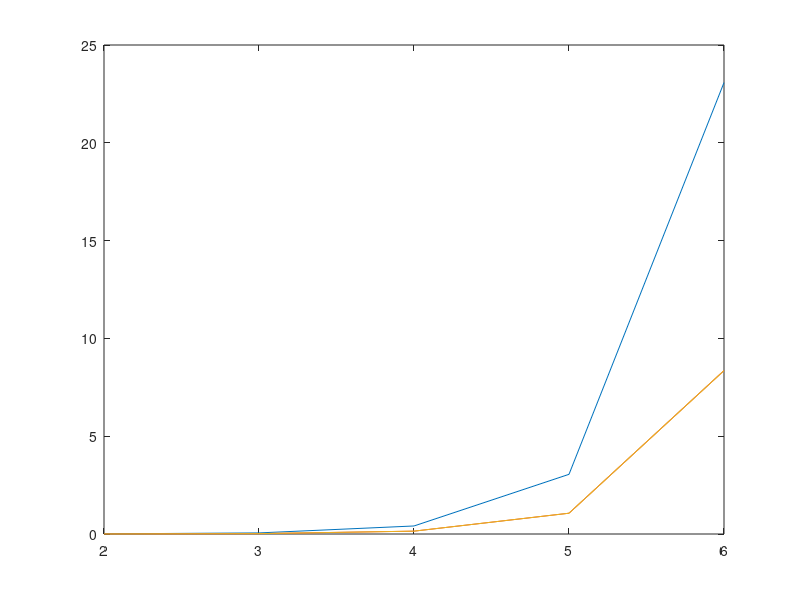

Recreate this plot in MATLAB.
clear
%close all

ct = 50;
snr=10000;
Mvec=[1:5];
D = 10;
height = 3; %d 
snrvec = [0:5 : 20];
sigmanoise = 10^(-12);
M=2;
f = 28e9; % 28 GHz
c = 3e8; % speed of light
lambda = c/f; % free space wavelength 
eta = (c/4/pi/f)^2;
D_leng =3*D;
Rtar = 2;
Rvec = [2:1:6];
  


for mi = 1 : length(Rvec) 
    Rtar = Rvec(mi);
    eps = sigmanoise/eta*(exp(M*Rtar)-1);
    snr = 10^((snrvec(mi)-30)/10); 
    sum1=0;sum2=0;sum3=0;sum4=0;sum5=0; sum6=0;
    r_all = zeros(M,ct);
    r_all_pin = zeros(M,ct);
    r_all_pin2 = zeros(M,ct);
    for i = 1 : ct    
        loc = zeros(M,2);
        %without cluster
        loc(:,1) = D_leng*rand(M,1)-D_leng/2; %length  
        loc(:,2) = D*rand(M,1)-D/2; %width,
        %with cluster
        %loc(:,2) = D/8*rand(M,1)-D/4; %width,
        loc(:,1) = D_leng/8*rand(M,1)-D_leng/4; %length 
             

        %conventional antennas
        dall_conv = loc(:,1).^2+loc(:,2).^2+height^2
        P_conv_temp(i) = sum(eps*dall_conv);

        %exhaustive search of all possible positions
        stepx = D_leng/100;
        xvec = [-D_leng/2:stepx:D_leng/2];
        P_sumpower_temp(i) = inf;
        Phnoma_temp(i) = inf;
        for ix = 1 : length(xvec)
            xpin = xvec(ix);
            
            %all distances
            dall = [(xpin-loc(:,1)).^2+loc(:,2).^2+height^2]; 
            %minimize sum power
            P_sumpower_tempx = sum(eps*dall);
            if P_sumpower_tempx<P_sumpower_temp(i)
                P_sumpower_temp(i)=P_sumpower_tempx;
            end 
        end 



        %analysis sum power 
        xopt_sumpower = sum(loc(:,1))/2;
        dall_sumpower = [(xopt_sumpower-loc(:,1)).^2+loc(:,2).^2+height^2];
        P_sumpower_anax(i) = sum(eps*dall_sumpower);
    end
    
  
    Pconv_sim(mi) = sum(P_conv_temp)/ct; 
    P_sumpower_sim(mi) = sum(P_sumpower_temp)/ct;
    P_sumpower_ana(mi) = sum(P_sumpower_anax)/ct;
     
   
end
 plot(Rvec, Pconv_sim,Rvec, P_sumpower_sim, Rvec,P_sumpower_ana)